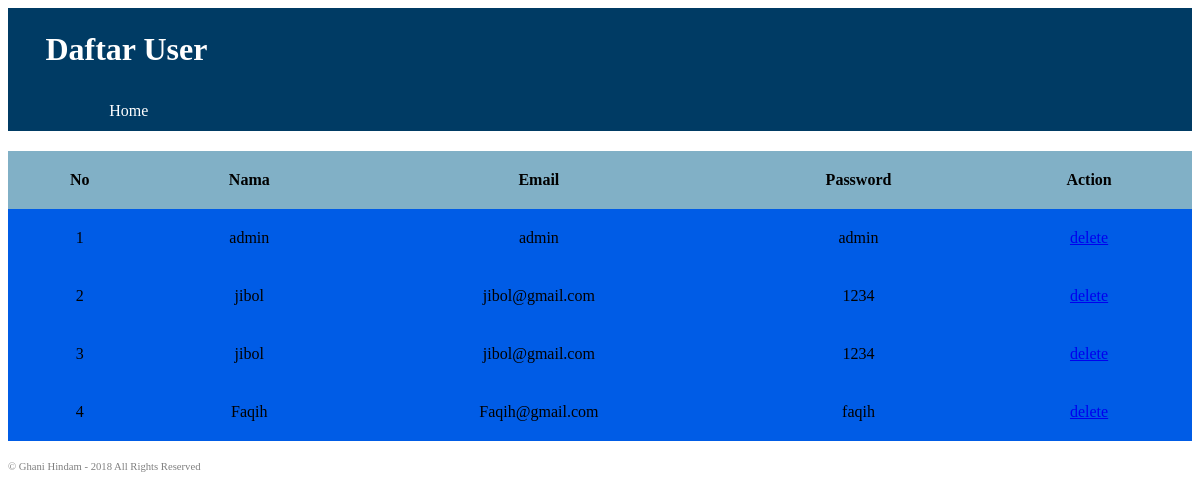
/desa/user.php, run on the app's committed database.
### tables this page shows
CREATE TABLE `pengguna` (
  `ID` int(11) NOT NULL,
  `Nama` varchar(255) NOT NULL,
  `Email` varchar(255) NOT NULL,
  `Password` varchar(255) NOT NULL
);

### desa/user.php (the view, shortened to what this page needs)
<?php
$conn = mysqli_connect("localhost", "root", "", "webdesa");
function query($query) {
  global $conn;
  $result = mysqli_query($conn, $query);
  $rows = [];
  while($row = mysqli_fetch_assoc($result)){
    $rows[] = $row;
  }
  return $rows;
}
$user = query("SELECT * FROM pengguna")
 ?>
 <!DOCTYPE html>
 <html>
   <head>
   </head>
   <body>
     <div class="header">
       <div class="profil">
         <h1>Daftar User</h1>
         <a href="home.php">Home</a>
         </div>
     </div>
    <div class="tabel">
     <table border="0" cellpadding="20" cellspacing="0" style="width:100%">
       <tr style="background:rgb(129, 176, 198);color:black;">
         <th>No</th>
         <th>Nama</th>
         <th>Email</th>
         <th>Password</th>
         <th>Action</th>
       </tr>
       <?php $i=1 ?>
       <?php foreach ($user as $key ) :?>
       <tr>
         <td><?= $i++; ?></td>
         <td><?= $key["Nama"]?></td>
         <td><?= $key["Email"]?></td>
         <td><?= $key["Password"]?></td>
         <td><a href="delete.php?id=<?= $key["ID"]?>">delete</a></td>
       </tr>
     <?php endforeach; ?>
     </table>
    </div>
    <p style="font-size:8pt;opacity:0.5;margin:10px 0;text-align:left">&copy; Ghani Hindam - <?php echo Date('Y') ?> All Rights Reserved</p>
   </body>
 </html>

### desa/user.php (style rules this page uses)
.tabel { text-align: center; margin: 20px; margin-left: auto; margin-right: auto; }
td { background:rgb(0, 92, 230); }
.header { max-height: 200px; background: rgb(0, 59, 100); color: white; }
.header::after { clear: both; content: ''; display: block; }
.profil { width: 20%; float:left; font-size: 1em; text-align: center; line-height: 40px; }
.profil> a { padding-left: 2%; color:white; text-decoration: none; }

### data on the page
pengguna: Nama "admin", Email "admin", Password "admin"
pengguna: Nama "jibol", Email "jibol@gmail.com", Password "1234"
pengguna: Nama "jibol", Email "jibol@gmail.com", Password "1234"
pengguna: Nama "Faqih", Email "Faqih@gmail.com", Password "faqih"

### other printed values
Date('Y') "2018"
